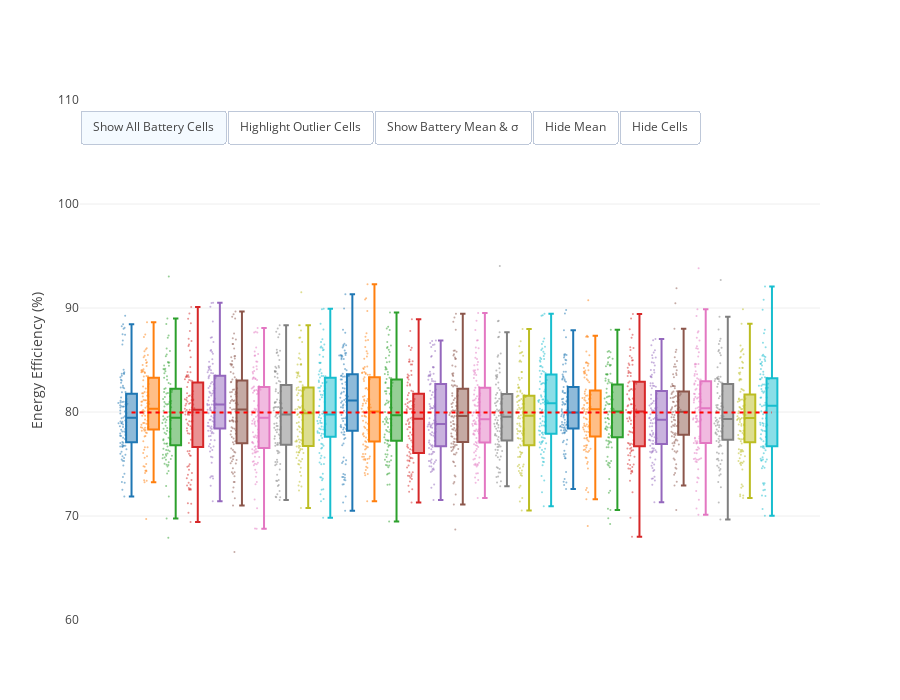

The cell this chart's notebook holds for it:
### Markdown cell above
## Buttons

### Code cell
data=[dict(
        y=np.random.normal(80, 4, 100),
        type='box',
        jitter=1,
        boxpoints='all',
        marker = dict( size=2, opacity=0.5 ),
        name='Battery Pack '+str(i+1)) for i in range(30) ]

layout = dict(
    height = 700,
    showlegend=False,
    yaxis = dict( range = [60, 110], title='Energy Efficiency (%)' ),
    xaxis = dict( showticklabels = False )

)

mean = np.mean( [ ea['y'] for ea in data ] )

data.append( dict(
        x = [ 'Battery Pack '+str(i+1) for i in range(30) ],
        y = [mean]*30,
        marker = dict( color = 'red' ),
        line = dict( dash = 4, width = 2, color = 'red' ),
        name = 'Mean',
        mode = 'lines',        
    )
)

layout['updatemenus'] = list([
        dict(
            buttons=list([  
                dict(
                    args=[{
                        'boxpoints': 'all',
                        'marker.size': 2,
                        'marker.opacity':0.5,
                        'marker.color': ''
                    }],
                    label='Show All Battery Cells',
                    method='restyle'
                ),                      
                dict(
                    args=[{
                        'boxpoints': 'suspectedoutliers',
                        'marker.size': 6,
                        'marker.outliercolor': 'red',
                        'marker.outlierwidth': 2,
                        'marker.opacity': 1,
                        'marker.color': 'grey'
                    }],                    
                    label='Highlight Outlier Cells',
                    method='restyle'
                ),   
                dict(
                    args=[{ 'boxmean': 'sd', }],                    
                    label='Show Battery Mean & σ',
                    method='restyle'
                ), 
                dict(
                    args=[{ 'boxmean': False, }],                    
                    label='Hide Mean',
                    method='restyle'
                ),  
                dict(
                    args=[{ 'boxpoints': False, }],                    
                    label='Hide Cells',
                    method='restyle'
                ),                    
                   
            ]),
            
            direction = 'left',
            pad = {'r': 10, 't': 10},
            showactive = True,
            type = 'buttons',
            x = 0.0,
            xanchor = 'left',
            y = 1.0,
            yanchor = 'top'            
        )        
    ])

fig = dict( data=data, layout=layout )
iplot( fig, validate=False)
